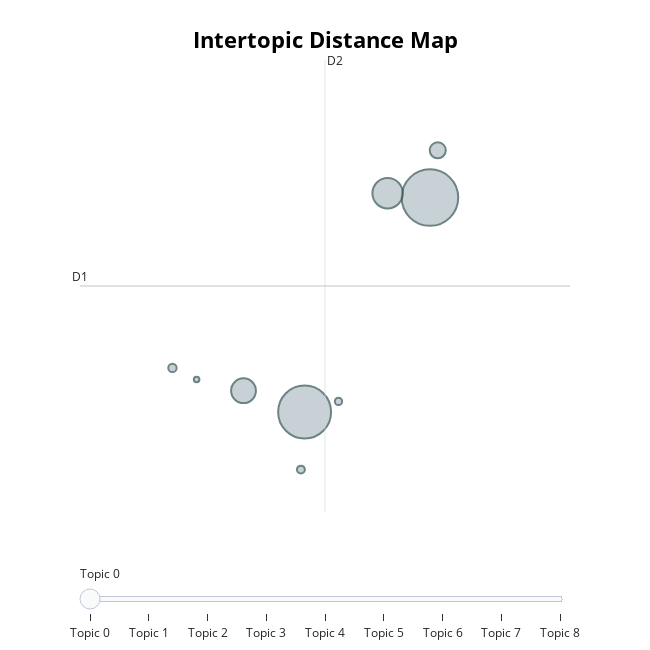

Notebook code cell kept with this figure:
### Code cell
from bertopic import BERTopic
from umap import UMAP
import hdbscan

# Step 1: Define UMAP parameters to improve topic coherence
umap_model = UMAP(n_neighbors=20,   # Focus more on global structure
                  n_components=5,    # Reduce to 5 dimensions
                  min_dist=0.1,      # Allow points to be closer
                  metric='cosine',   # Use cosine distance
                  random_state=42)   # For reproducibility

# Step 2: Define HDBSCAN parameters for clustering to control topic generation
hdbscan_model = hdbscan.HDBSCAN(min_cluster_size=40,  # Controls the minimum size of clusters
                                min_samples=10,       # Minimum samples to form a cluster
                                metric='euclidean',   # Distance metric
                                cluster_selection_method='eom',  # Method to select clusters
                                prediction_data=True)

# Step 3: Initialize the BERTopic model with UMAP and HDBSCAN models
# - min_topic_size controls the minimum size of topics
# - nr_topics="auto" reduces the number of topics automatically based on topic merging
topic_model = BERTopic(umap_model=umap_model,
                       hdbscan_model=hdbscan_model,
                       min_topic_size=50,    # Minimum number of documents in a topic
                       nr_topics=10,         # Aim to reduce the number of topics to around 10
                       language="english",
                       calculate_probabilities=True)

# Step 4: Fit the BERTopic model on the preprocessed documents
# We pass the 'documents_processed' (preprocessed text)
topics, probabilities = topic_model.fit_transform(documents_processed)

# Step 5: Display the topics and their respective probabilities for each document
print(f"Topics for each document:\n{topics[:5]}")  # Display the first 5 topics
print(f"\nProbabilities for each document:\n{probabilities[:5]}")  # Display the first 5 probabilities

# Step 6: Get and display the most common topics
topic_info = topic_model.get_topic_info()
print("\nMost common topics:\n")
print(topic_info)

# Optional: Visualize the topics
topic_model.visualize_topics()

### Figure 1 — Plotly figure (JSON) as saved in the notebook; plotly's stock layout.template omitted (floating-point values rounded to 4 significant figures)
{"data": [{"customdata": [[0, "gpt | liver | activity | level | serum", 5394], [1, "model | learning | language | data | information", 4728], [2, "case | clinical | patient | infection | efficacy", 1556], [3, "transformer | model | power | method | simulation", 1037], [4, "catalyst | pt | llm105 | surface | reaction", 435], [5, "theory | quantum | geometry | llm | state", 118], [6, "technology | ict | innovation | gpts | general", 105], [7, "no | abstract | bert | available | und", 88], [8, "optical | jitter | bit | test | network", 53]], "hovertemplate": "<b>Topic %{customdata[0]}</b><br>%{customdata[1]}<br>Size: %{customdata[2]}", "legendgroup": "", "marker": {"color": "#B0BEC5", "line": {"color": "DarkSlateGrey", "width": 2}, "size": [5394, 4728, 1556, 1037, 435, 118, 105, 88, 53], "sizemode": "area", "sizeref": 3.371, "symbol": "circle"}, "mode": "markers", "name": "", "orientation": "v", "showlegend": false, "type": "scatter", "x": [11.96, 10.25, 11.38, 9.41, 12.07, 8.437, 10.2, 10.71, 8.768], "xaxis": "x", "y": [6.56, 4.024, 6.611, 4.276, 7.119, 4.545, 3.343, 4.15, 4.408], "yaxis": "y"}], "layout": {"annotations": [{"showarrow": false, "text": "D1", "x": 7.172, "y": 5.514, "yshift": 10}, {"showarrow": false, "text": "D2", "x": 10.53, "xshift": 10, "y": 8.187}], "height": 650, "hoverlabel": {"bgcolor": "white", "font": {"family": "Rockwell", "size": 16}}, "legend": {"itemsizing": "constant", "tracegroupgap": 0}, "margin": {"t": 60}, "shapes": [{"line": {"color": "#CFD8DC", "width": 2}, "type": "line", "x0": 10.53, "x1": 10.53, "y0": 2.842, "y1": 8.187}, {"line": {"color": "#9E9E9E", "width": 2}, "type": "line", "x0": 7.172, "x1": 13.88, "y0": 5.514, "y1": 5.514}], "sliders": [{"active": 0, "pad": {"t": 50}, "steps": [{"args": [{"marker.color": [["red", "#B0BEC5", "#B0BEC5", "#B0BEC5", "#B0BEC5", "#B0BEC5", "#B0BEC5", "#B0BEC5", "#B0BEC5"]]}], "label": "Topic 0", "method": "update"}, {"args": [{"marker.color": [["#B0BEC5", "red", "#B0BEC5", "#B0BEC5", "#B0BEC5", "#B0BEC5", "#B0BEC5", "#B0BEC5", "#B0BEC5"]]}], "label": "Topic 1", "method": "update"}, {"args": [{"marker.color": [["#B0BEC5", "#B0BEC5", "red", "#B0BEC5", "#B0BEC5", "#B0BEC5", "#B0BEC5", "#B0BEC5", "#B0BEC5"]]}], "label": "Topic 2", "method": "update"}, {"args": [{"marker.color": [["#B0BEC5", "#B0BEC5", "#B0BEC5", "red", "#B0BEC5", "#B0BEC5", "#B0BEC5", "#B0BEC5", "#B0BEC5"]]}], "label": "Topic 3", "method": "update"}, {"args": [{"marker.color": [["#B0BEC5", "#B0BEC5", "#B0BEC5", "#B0BEC5", "red", "#B0BEC5", "#B0BEC5", "#B0BEC5", "#B0BEC5"]]}], "label": "Topic 4", "method": "update"}, {"args": [{"marker.color": [["#B0BEC5", "#B0BEC5", "#B0BEC5", "#B0BEC5", "#B0BEC5", "red", "#B0BEC5", "#B0BEC5", "#B0BEC5"]]}], "label": "Topic 5", "method": "update"}, {"args": [{"marker.color": [["#B0BEC5", "#B0BEC5", "#B0BEC5", "#B0BEC5", "#B0BEC5", "#B0BEC5", "red", "#B0BEC5", "#B0BEC5"]]}], "label": "Topic 6", "method": "update"}, {"args": [{"marker.color": [["#B0BEC5", "#B0BEC5", "#B0BEC5", "#B0BEC5", "#B0BEC5", "#B0BEC5", "#B0BEC5", "red", "#B0BEC5"]]}], "label": "Topic 7", "method": "update"}, {"args": [{"marker.color": [["#B0BEC5", "#B0BEC5", "#B0BEC5", "#B0BEC5", "#B0BEC5", "#B0BEC5", "#B0BEC5", "#B0BEC5", "red"]]}], "label": "Topic 8", "method": "update"}]}], "title": {"font": {"color": "Black", "size": 22}, "text": "<b>Intertopic Distance Map</b>", "x": 0.5, "xanchor": "center", "y": 0.95, "yanchor": "top"}, "width": 650, "xaxis": {"anchor": "y", "domain": [0, 1], "range": [7.172, 13.88], "title": {"text": ""}, "visible": false}, "yaxis": {"anchor": "x", "domain": [0, 1], "range": [2.842, 8.187], "title": {"text": ""}, "visible": false}}}
